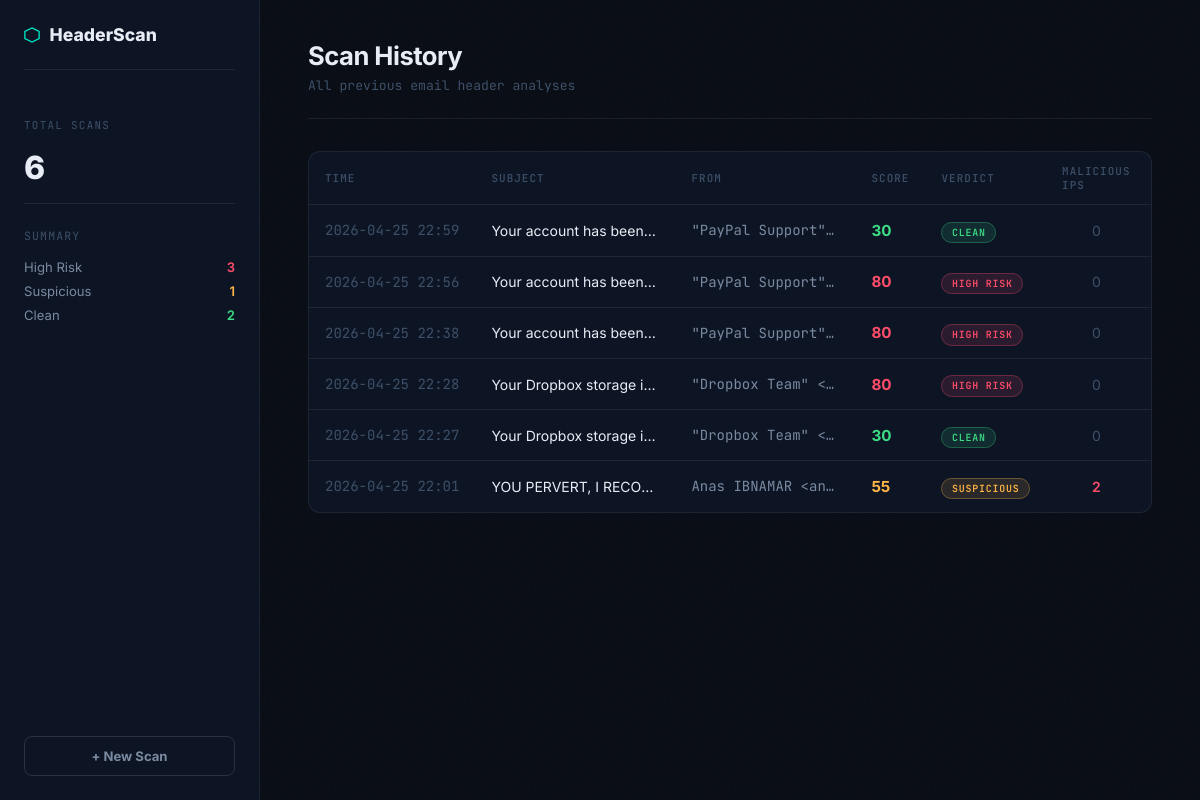
Before: /history with the older database file.
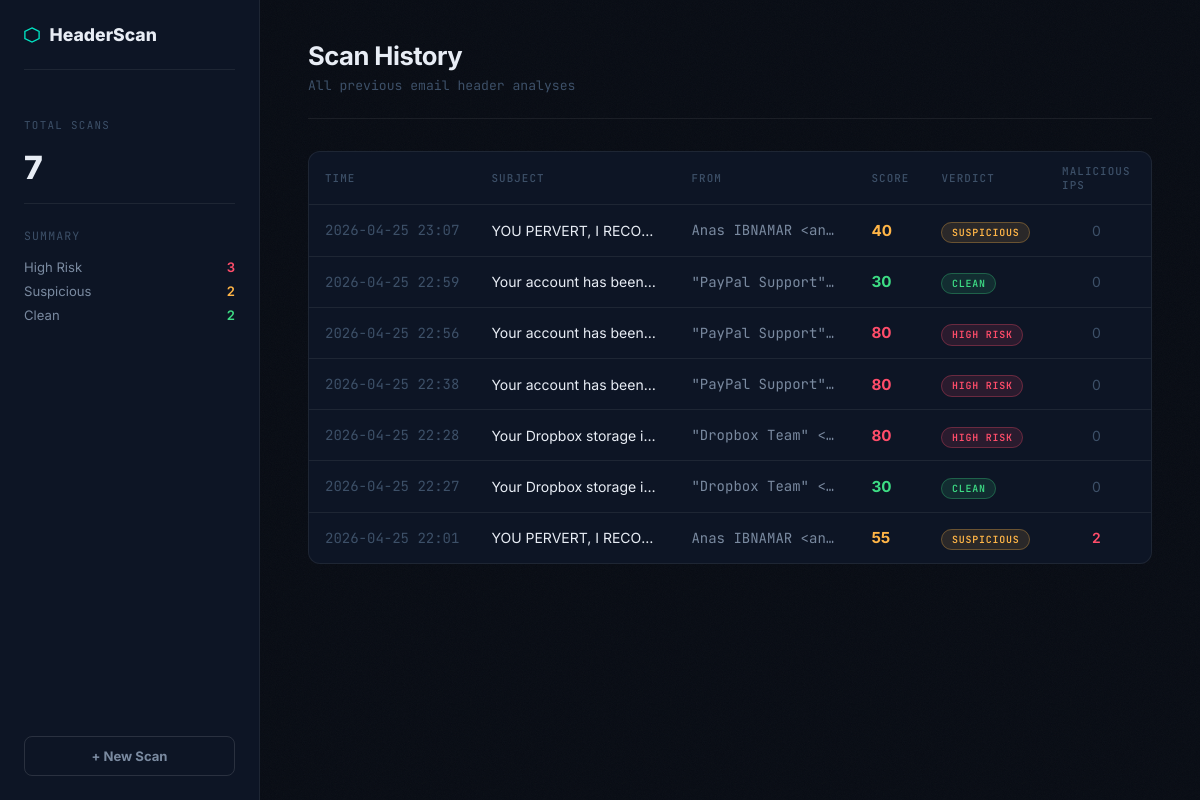
After: the same page with the newer database file.
### tables this page shows
CREATE TABLE scans (
            id          INTEGER PRIMARY KEY AUTOINCREMENT,
            scanned_at  TEXT NOT NULL,
            subject     TEXT,
            from_addr   TEXT,
            risk_score  INTEGER,
            verdict     TEXT,
            spf_status  TEXT,
            dmarc_policy TEXT,
            dkim_present INTEGER,
            warnings     INTEGER,
            malicious_ips INTEGER,
            report_json  TEXT
        );

### app.py (the view)
@app.route("/history")
def history():
    scans = get_all_scans()
    return render_template("history.html", scans=scans)

### database.py (called while the page is built)
def get_all_scans():
    conn = sqlite3.connect(DB_PATH)
    conn.row_factory = sqlite3.Row
    c = conn.cursor()
    c.execute("""
        SELECT id, scanned_at, subject, from_addr, risk_score,
               verdict, malicious_ips, warnings
        FROM scans
        ORDER BY id DESC
        LIMIT 100
    """)
    rows = c.fetchall()
    conn.close()
    return [dict(r) for r in rows]

### templates/history.html (shortened to what this page needs)
<!DOCTYPE html>
<html lang="en">
<head>
    <link rel="stylesheet" href="{{ url_for('static', filename='css/style.css') }}">
</head>
<body class="report-page">
<aside class="sidebar">
    <div class="sidebar-logo">
        <svg width="16" height="16" viewBox="0 0 18 18" fill="none">
            <polygon points="9,1 17,5 17,13 9,17 1,13 1,5" stroke="#00e5c3" stroke-width="1.5" fill="none"/>
        </svg>
        <span class="logo-text">HeaderScan</span>
    </div>
    <div style="padding: 1rem 0; border-bottom: 1px solid var(--border); margin-bottom: 1.5rem;">
        <div class="score-label">Total Scans</div>
        <div style="font-size: 2rem; font-weight: 800; letter-spacing: -0.04em; margin-top: 0.5rem;">
            {{ scans|length }}
        </div>
    </div>
    <div style="display: flex; flex-direction: column; gap: 0.5rem; margin-bottom: 1rem;">
        <div style="font-size: 0.72rem; font-family: var(--mono); color: var(--text3); letter-spacing: 0.1em; text-transform: uppercase; margin-bottom: 0.5rem;">Summary</div>
        <div style="display: flex; justify-content: space-between; font-size: 0.82rem;">
            <span style="color: var(--text2);">High Risk</span>
            <span style="color: var(--red); font-weight: 600;">{{ scans | selectattr('verdict', 'equalto', 'HIGH RISK') | list | length }}</span>
        </div>
        <div style="display: flex; justify-content: space-between; font-size: 0.82rem;">
            <span style="color: var(--text2);">Suspicious</span>
            <span style="color: var(--amber); font-weight: 600;">{{ scans | selectattr('verdict', 'equalto', 'SUSPICIOUS') | list | length }}</span>
        </div>
        <div style="display: flex; justify-content: space-between; font-size: 0.82rem;">
            <span style="color: var(--text2);">Clean</span>
            <span style="color: var(--green); font-weight: 600;">{{ scans | selectattr('verdict', 'equalto', 'CLEAN') | list | length }}</span>
        </div>
    </div>
    <a href="/" class="new-scan-btn" style="margin-top: auto;">+ New Scan</a>
</aside>
<main class="report-main">
    <div class="report-topbar">
        <div class="report-title">Scan History</div>
        <div class="report-sub">All previous email header analyses</div>
    </div>
    {% if scans %}
    <div class="history-table-wrap">
        <table class="history-table">
            <thead>
                <tr>
                    <th>Time</th>
                    <th>Subject</th>
                    <th>From</th>
                    <th>Score</th>
                    <th>Verdict</th>
                    <th>Malicious IPs</th>
                    <th></th>
                </tr>
            </thead>
            <tbody>
                {% for scan in scans %}
                <tr class="history-row" onclick="window.location='/scan/{{ scan.id }}'">
                    <td class="mono" style="color: var(--text3); white-space: nowrap;">{{ scan.scanned_at[:16] }}</td>
                    <td style="max-width: 200px; overflow: hidden; text-overflow: ellipsis; white-space: nowrap;">
                        {{ scan.subject or "No subject" }}
                    </td>
                    <td class="mono" style="color: var(--text2); max-width: 180px; overflow: hidden; text-overflow: ellipsis; white-space: nowrap;">
                        {{ scan.from_addr or "—" }}
                    </td>
                    <td>
                        <span class="score-val
                            {% if scan.risk_score >= 70 %}stat-red
                            {% elif scan.risk_score >= 40 %}stat-amber
                            {% else %}stat-green{% endif %}">
                            {{ scan.risk_score }}
                        </span>
                    </td>
                    <td>
                        <span class="verdict-pill
                            {% if scan.verdict == 'HIGH RISK' %}vp-high
                            {% elif scan.verdict == 'SUSPICIOUS' %}vp-med
                            {% else %}vp-low{% endif %}">
                            {{ scan.verdict }}
                        </span>
                    </td>
                    <td style="text-align: center;">
                        {% if scan.malicious_ips > 0 %}
                        <span style="color: var(--red); font-weight: 600;">{{ scan.malicious_ips }}</span>
                        {% else %}
                        <span style="color: var(--text3);">0</span>
                        {% endif %}
                    </td>
                    <td>
                    </td>
                </tr>
                {% endfor %}
            </tbody>
        </table>
    </div>
    {% else %}
    <div style="text-align: center; padding: 4rem; color: var(--text3);">
        <div style="font-size: 2rem; margin-bottom: 1rem;">📭</div>
        <div style="font-size: 0.95rem;">No scans yet. <a href="/" style="color: var(--teal);">Analyze your first email →</a></div>
    </div>
    {% endif %}
</main>
</body>
</html>

### static/css/style.css (style rules this page uses)
*, *::before, *::after { box-sizing: border-box; margin: 0; padding: 0; }
:root { --bg: #080c14; --bg2: #0d1525; --bg3: #111d30; --border: rgba(255,255,255,0.07); --border2: rgba(255,255,255,0.12); --teal: #00e5c3; --teal-dim: rgba(0,229,195,0.12); --red: #ff4d6a; --red-dim: rgba(255,77,106,0.12); --amber: #ffb547; --amber-dim: rgba(255,181,71,0.12); --green: #3ddc84; --green-dim: rgba(61,220,132,0.12); --text: #e8edf5; --text2: #7a8aa0; --text3: #3d5068; --mono: 'JetBrains Mono', monospace; --sans: 'Inter', sans-serif; }
html { scroll-behavior: smooth; }
body { font-family: var(--sans); background: var(--bg); color: var(--text); min-height: 100vh; overflow-x: hidden; }
.logo-text { color: var(--text); }
body.report-page { display: grid; grid-template-columns: 260px 1fr; grid-template-rows: 1fr; min-height: 100vh; }
.sidebar { position: fixed; top: 0; left: 0; width: 260px; height: 100vh; background: var(--bg2); border-right: 1px solid var(--border); display: flex; flex-direction: column; padding: 1.5rem; z-index: 50; overflow-y: auto; }
.sidebar-logo { display: flex; align-items: center; gap: 0.6rem; font-size: 1.1rem; font-weight: 800; margin-bottom: 2rem; padding-bottom: 1.5rem; border-bottom: 1px solid var(--border); }
.score-label { font-family: var(--mono); font-size: 0.68rem; text-transform: uppercase; letter-spacing: 0.12em; color: var(--text3); margin-bottom: 1rem; }
.new-scan-btn { display: block; text-align: center; padding: 0.7rem; border: 1px solid var(--border2); border-radius: 8px; font-size: 0.82rem; font-weight: 700; color: var(--text2); text-decoration: none; transition: all 0.15s; margin-top: 1.5rem; }
.report-main { margin-left: 260px; padding: 2.5rem 3rem; position: relative; z-index: 1; min-width: 0; width: calc(100vw - 260px); overflow-x: hidden; }
.report-topbar { margin-bottom: 2rem; padding-bottom: 1.5rem; border-bottom: 1px solid var(--border); }
.report-title { font-size: 1.6rem; font-weight: 700; letter-spacing: -0.02em; white-space: nowrap; overflow: hidden; text-overflow: ellipsis; }
.report-sub { font-family: var(--mono); font-size: 0.82rem; color: var(--text3); margin-top: 0.4rem; white-space: nowrap; overflow: hidden; text-overflow: ellipsis; }
.mono { font-family: var(--mono); }
.stat-red { color: var(--red); }
.stat-amber { color: var(--amber); }
.stat-green { color: var(--green); }
.history-table-wrap { background: var(--bg2); border: 1px solid var(--border); border-radius: 12px; overflow: hidden; }
.history-table { width: 100%; border-collapse: collapse; font-size: 0.875rem; }
.history-table thead tr { border-bottom: 1px solid var(--border); }
.history-table th { padding: 0.75rem 1rem; text-align: left; font-size: 0.68rem; font-family: var(--mono); text-transform: uppercase; letter-spacing: 0.1em; color: var(--text3); font-weight: 500; }
.history-row { border-bottom: 1px solid var(--border); cursor: pointer; transition: background 0.15s; }
.history-row:last-child { border-bottom: none; }
.history-table td { padding: 0.85rem 1rem; color: var(--text); vertical-align: middle; }
.verdict-pill { font-family: var(--mono); font-size: 0.62rem; font-weight: 600; letter-spacing: 0.08em; padding: 0.2rem 0.6rem; border-radius: 99px; white-space: nowrap; }
.vp-high { background: var(--red-dim); color: var(--red); border: 1px solid rgba(255,77,106,0.3); }
.vp-med { background: var(--amber-dim); color: var(--amber); border: 1px solid rgba(255,181,71,0.3); }
.vp-low { background: var(--green-dim); color: var(--green); border: 1px solid rgba(61,220,132,0.3); }
.score-val { font-weight: 700; font-size: 0.95rem; }

Changed rows visible on the page:
added scans: scanned_at "2026-04-25 23:07", subject "YOU PERVERT, I RECO…", from_addr "Anas IBNAMAR <an…", risk_score "40", verdict "SUSPICIOUS", malicious_ips "0"
Other visible differences:
{{ scans|length }}: "6" → "7"
{{ scans | selectattr('verdict', 'equalto', 'SUSPICIOUS') | list | length }}: "1" → "2"
